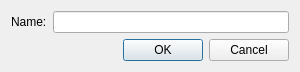
<ui version="4.0" >
 <class>RenameDialog</class>
 <widget class="QDialog" name="RenameDialog" >
  <property name="geometry" >
   <rect>
    <x>0</x>
    <y>0</y>
    <width>300</width>
    <height>71</height>
   </rect>
  </property>
  <property name="windowTitle" >
   <string>Rename</string>
  </property>
  <layout class="QVBoxLayout" >
   <item>
    <layout class="QHBoxLayout" >
     <item>
      <widget class="QLabel" name="label" >
       <property name="text" >
        <string>Name:</string>
       </property>
      </widget>
     </item>
     <item>
      <widget class="QLineEdit" name="lineEdit" >
       <property name="maxLength" >
        <number>60</number>
       </property>
      </widget>
     </item>
    </layout>
   </item>
   <item>
    <widget class="QDialogButtonBox" name="buttonBox" >
     <property name="orientation" >
      <enum>Qt::Horizontal</enum>
     </property>
     <property name="standardButtons" >
      <set>QDialogButtonBox::Cancel|QDialogButtonBox::NoButton|QDialogButtonBox::Ok</set>
     </property>
    </widget>
   </item>
  </layout>
 </widget>
 <resources/>
 <connections>
  <connection>
   <sender>buttonBox</sender>
   <signal>accepted()</signal>
   <receiver>RenameDialog</receiver>
   <slot>accept()</slot>
   <hints>
    <hint type="sourcelabel" >
     <x>248</x>
     <y>254</y>
    </hint>
    <hint type="destinationlabel" >
     <x>157</x>
     <y>274</y>
    </hint>
   </hints>
  </connection>
  <connection>
   <sender>buttonBox</sender>
   <signal>rejected()</signal>
   <receiver>RenameDialog</receiver>
   <slot>reject()</slot>
   <hints>
    <hint type="sourcelabel" >
     <x>316</x>
     <y>260</y>
    </hint>
    <hint type="destinationlabel" >
     <x>286</x>
     <y>274</y>
    </hint>
   </hints>
  </connection>
 </connections>
</ui>
